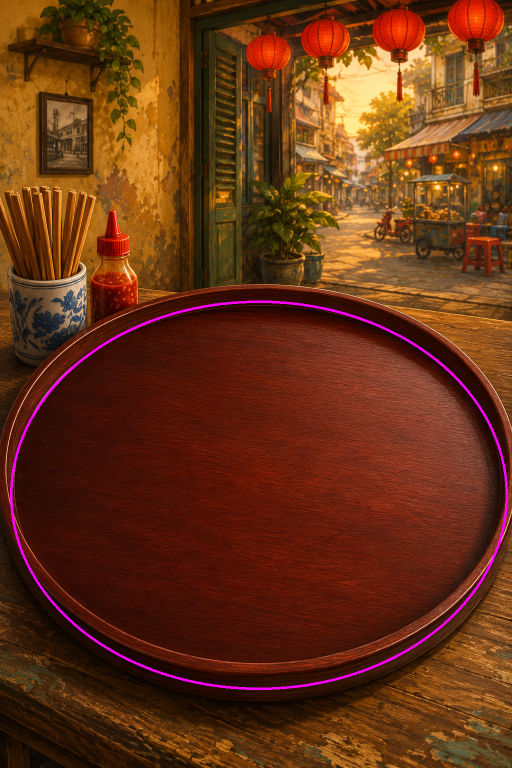
#> input picture assets/source/saigon/bg-saigon-hitbox.png, 1024 x 1536 px (shown at 1/2 size)
$ python extract_hitbox.py
#> lines starting #> are read from the running program, lines starting #| are printed output that depends on the picture; after the words box and inside, x2 and y2 are one past the last pixel; in counts of white or black regions, pixels touching at a corner belong together
"""
Extract tray hitbox from a magenta annotation drawn over the tray rim.

The annotation is a permanent source file (SRC below): a copy of the clean
background with a bright-magenta oval traced onto the inner edge of the tray.
Keeping it as its own file means the rim can be re-extracted any time without
redrawing, and the game's background is never touched.

Pipeline:
  1. Find magenta pixels in the annotated background image.
  2. Sample + simplify the contour to N polygon vertices (flat image coords).
  3. Convert image px -> flat physics coords (420x620 canvas).
  4. Apply inverse perspective (unpersp) so walls land where items visually appear.
     Items are rendered with persp(); placing a wall at unpersp(flat) makes it
     look like it is AT the flat background position.
  5. Output cornerWalls config for config/maps.js.

Usage:
  python extract_hitbox.py
"""
import math
import numpy as np
from PIL import Image

# ── config ────────────────────────────────────────────────────────────────────
SRC = 'assets/source/saigon/bg-saigon-hitbox.png'   # magenta-annotated rim

PHYSICS_W = 420
PHYSICS_H = 620
HORIZON   = PHYSICS_H * 0.285   # 176.7
FAR_W     = PHYSICS_W * 0.74    # 310.8

MAGENTA_THRESH = (150, 100, 150)  # R>150, G<100, B>150
ANGLE_STEPS    = 720
RDP_EPSILON    = 6    # image px — higher = fewer segments

# ── perspective helpers ───────────────────────────────────────────────────────
def unpersp(sx, sy):
    """Flat canvas coord -> physics coord that will appear there when rendered."""
    t    = max(0.0, min(1.0, (sy - HORIZON) / (PHYSICS_H - HORIZON)))
    rowW = FAR_W + (PHYSICS_W - FAR_W) * t
    wx   = PHYSICS_W / 2 + (sx - PHYSICS_W / 2) * (PHYSICS_W / rowW)
    wy   = t * PHYSICS_H
    return wx, wy

# ── load & detect ─────────────────────────────────────────────────────────────
img  = Image.open(SRC).convert('RGB')
arr  = np.array(img)
IH, IW = arr.shape[:2]
#> IH = 1536; IW = 1024

mask = (arr[:,:,0] > MAGENTA_THRESH[0]) & \
       (arr[:,:,1] < MAGENTA_THRESH[1]) & \
       (arr[:,:,2] > MAGENTA_THRESH[2])
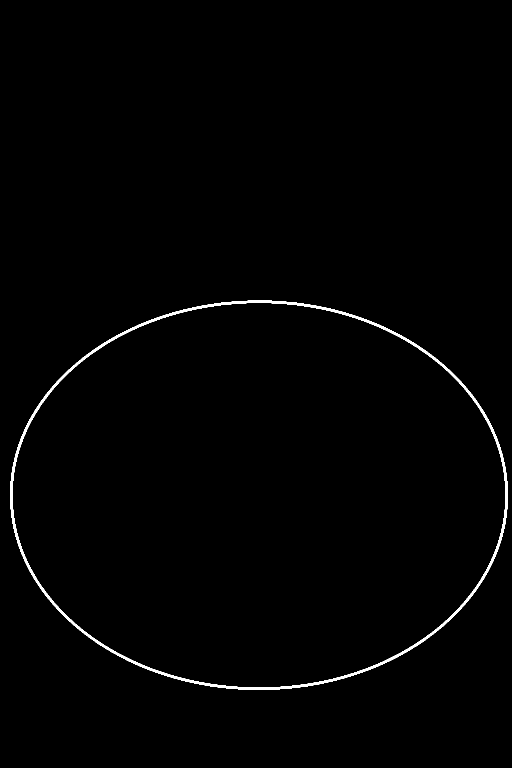
#> mask: shape (1536, 1024) bool (shown at 1/2 size); 0.88% white; 1 white region, box (x1, y1, x2, y2) and area: (20, 601, 1016, 1380) 13891

ys, xs = np.where(mask)
#> ys = 13891 values from 601 to 1379; xs = 13891 values, max 1015 at index 6800, min 20 at index 6782, mean 517.7
if len(xs) == 0:
    print("ERROR: No magenta pixels found.")
    exit(1)
print(f"Found {len(xs)} magenta pixels  ({IW}x{IH})")
#| Found 13891 magenta pixels  (1024x1536)

# ── angular boundary sampling ─────────────────────────────────────────────────
cx, cy   = float(np.mean(xs)), float(np.mean(ys))
#> cx = 517.7; cy = 990.4
dx_all   = xs - cx
#> dx_all = 13891 values, max 497.3 at index 6800, min -497.7 at index 6782, mean 5.05e-14
dy_all   = ys - cy
#> dy_all = 13891 values from -389.4 to 388.6
pix_ang  = np.arctan2(dy_all, dx_all)
#> pix_ang = 13891 values, max 3.14 at index 6941, min -3.14 at index 6931, mean 4.88e-05
angles   = np.linspace(-math.pi, math.pi, ANGLE_STEPS, endpoint=False)
boundary = []
for a in angles:
    diff = np.abs(((pix_ang - a + math.pi) % (2*math.pi)) - math.pi)
    near = diff < (2*math.pi / ANGLE_STEPS * 3)
    if not np.any(near):
        continue
    dists = np.sqrt(dx_all[near]**2 + dy_all[near]**2)
    best  = np.argmax(dists)
    boundary.append((int(xs[near][best]), int(ys[near][best])))
#> this loop made 720 passes
#> best on passes 1 to 3: 125, 5, 30
#> after the loop, boundary = 720 pairs, first value 20 to 1015, second value 601 to 1379
unique = [boundary[0]]
#> unique = [(20, 1003)]
for p in boundary[1:]:
    if p != unique[-1]:
        unique.append(p)
#> this loop made 719 passes
#> p on passes 1 to 3: (20, 975), (20, 975), (20, 975)
#> after the loop, unique = 651 pairs, first value 20 to 1015, second value 601 to 1379
boundary = unique
#> boundary has the same summary as unique
print(f"Boundary samples: {len(boundary)}")
#| Boundary samples: 651

# ── Ramer-Douglas-Peucker ─────────────────────────────────────────────────────
def pt_line_dist(p, a, b):
    ax,ay=a; bx,by=b; px,py=p
    L = math.hypot(bx-ax, by-ay)
    if L == 0: return math.hypot(px-ax, py-ay)
    return abs((by-ay)*px - (bx-ax)*py + bx*ay - by*ax) / L

def rdp(pts, eps):
#> called with eps = 6
    if len(pts) < 3: return pts
    dmax, idx = 0, 0
    for i in range(1, len(pts)-1):
        d = pt_line_dist(pts[i], pts[0], pts[-1])
        if d > dmax: dmax, idx = d, i
#> this loop made 649 passes
#> (px in pt_line_dist, py in pt_line_dist, d, dmax) on passes 2 to 13: (21, 962, 1, 1), (22, 952, 2, 2), (23, 945, 3, 3), (24, 939, 4, 4), (25, 933, 5, 5), (26, 928, 6, 6), (27, 924, 7, 7), (28, 919, 8, 8), (29, 915, 9, 9), (30, 911, 10, 10), (31, 907, 11, 11), (32, 904, 12, 12)
#> (d, dmax) on passes 61 to 66: (121, 121), (124, 124), (127, 127), (130, 130), (133, 133), (137, 137)
    if dmax > eps:
        return rdp(pts[:idx+1], eps)[:-1] + rdp(pts[idx:], eps)
    return [pts[0], pts[-1]]

simplified = rdp(boundary, RDP_EPSILON)
print(f"Simplified to {len(simplified)} vertices")
#| Simplified to 33 vertices

# ── convert: image px -> flat physics -> perspective-corrected physics ─────────
def to_flat(px, py):
    return px / IW * PHYSICS_W, py / IH * PHYSICS_H

CLAMP_MARGIN = 2   # push clamped coords slightly inside physics bounds
phys_pts = []
for (px, py) in simplified:
    fx, fy  = to_flat(px, py)
    wx, wy  = unpersp(fx, fy)
    # clamp to physics world
    wx = max(CLAMP_MARGIN, min(PHYSICS_W - CLAMP_MARGIN, wx))
    wy = max(0, min(PHYSICS_H, wy))
    phys_pts.append((wx, wy))
#> this loop made 33 passes
#> (px, py) on passes 1 to 12: (20, 1003), (25, 933), (49, 858), (95, 784), (147, 730), (223, 676), (299, 640), (403, 611), (495, 601), (593, 605), (688, 624), (767, 653)

print("\nPerspective-corrected physics vertices:")
for (wx, wy) in phys_pts:
    print(f"  ({wx:.0f}, {wy:.0f})")
#> this loop made 33 passes
#> (wx, wy) on passes 1 to 12: (2, 319.1), (2, 279.6), (2, 237.2), (2, 195.5), (24.99, 165), (61.16, 134.5), (99.12, 114.2), (152.8, 97.8), (201, 92.16), (252.6, 94.41), (302.1, 105.1), (342.2, 121.5)
#|   (2, 319)
#|   (2, 280)
#|   (2, 237)
#|   (2, 195)
#|   (25, 165)
#|   (61, 134)
#|   (99, 114)
#|   (153, 98)
#> (further printed lines are left out)

# ── open the loop at the drawn gap ────────────────────────────────────────────
# The launcher shoots items up from the bottom, so the boundary must be open
# there. If you leave a gap in the magenta oval, the traced vertices have one
# unusually long span across it — break the loop at that span so the output is
# an open arc (no wall across the opening). If the oval is fully closed (no gap
# large enough), emit a closed loop and open it by hand.
MIN_LEN   = 4    # skip degenerate zero-length segments
OPEN_GAP  = 70   # a span longer than this (physics px) is treated as the opening
n = len(phys_pts)
spans = [math.hypot(phys_pts[(i+1) % n][0] - phys_pts[i][0],
                    phys_pts[(i+1) % n][1] - phys_pts[i][1]) for i in range(n)]
gi = max(range(n), key=lambda i: spans[i])

if spans[gi] > OPEN_GAP:
    ordered = phys_pts[gi+1:] + phys_pts[:gi+1]   # start just after the opening
    pairs   = list(zip(ordered, ordered[1:]))     # open arc — no wrap segment
    print(f"\n// opening detected ({spans[gi]:.0f}px span) -> emitting open arc")
else:
    pairs = [(phys_pts[i], phys_pts[(i+1) % n]) for i in range(n)]  # closed loop
    print("\n// no opening found -> emitting closed loop (open the bottom by hand)")

print("cornerWalls: [")
for (x1, y1), (x2, y2) in pairs:
    length = math.hypot(x2-x1, y2-y1)
    if length < MIN_LEN:
        continue
    cx_w  = (x1 + x2) / 2
    cy_w  = (y1 + y2) / 2
    angle = math.atan2(y2-y1, x2-x1)
    print(f"  {{ x:{cx_w:5.0f}, y:{cy_w:5.0f}, len:{length:5.0f}, angle:{angle:7.3f} }}, // ({x1:.0f},{y1:.0f})->({x2:.0f},{y2:.0f})")
#> this loop made 33 passes
#> (x1, y1, x2, y2) on passes 1 to 12: (2, 319.1, 2, 279.6), (2, 279.6, 2, 237.2), (2, 237.2, 2, 195.5), (2, 195.5, 24.99, 165), (24.99, 165, 61.16, 134.5), (61.16, 134.5, 99.12, 114.2), (99.12, 114.2, 152.8, 97.8), (152.8, 97.8, 201, 92.16), (201, 92.16, 252.6, 94.41), (252.6, 94.41, 302.1, 105.1), (302.1, 105.1, 342.2, 121.5), (342.2, 121.5, 384.7, 149.7)
#|   { x:    2, y:  299, len:   40, angle: -1.571 }, // (2,319)->(2,280)
#|   { x:    2, y:  258, len:   42, angle: -1.571 }, // (2,280)->(2,237)
#|   { x:    2, y:  216, len:   42, angle: -1.571 }, // (2,237)->(2,195)
#|   { x:   13, y:  180, len:   38, angle: -0.925 }, // (2,195)->(25,165)
#|   { x:   43, y:  150, len:   47, angle: -0.700 }, // (25,165)->(61,134)
#|   { x:   80, y:  124, len:   43, angle: -0.492 }, // (61,134)->(99,114)
#|   { x:  126, y:  106, len:   56, angle: -0.296 }, // (99,114)->(153,98)
#|   { x:  177, y:   95, len:   49, angle: -0.116 }, // (153,98)->(201,92)
#> (further printed lines are left out)
print("],")
